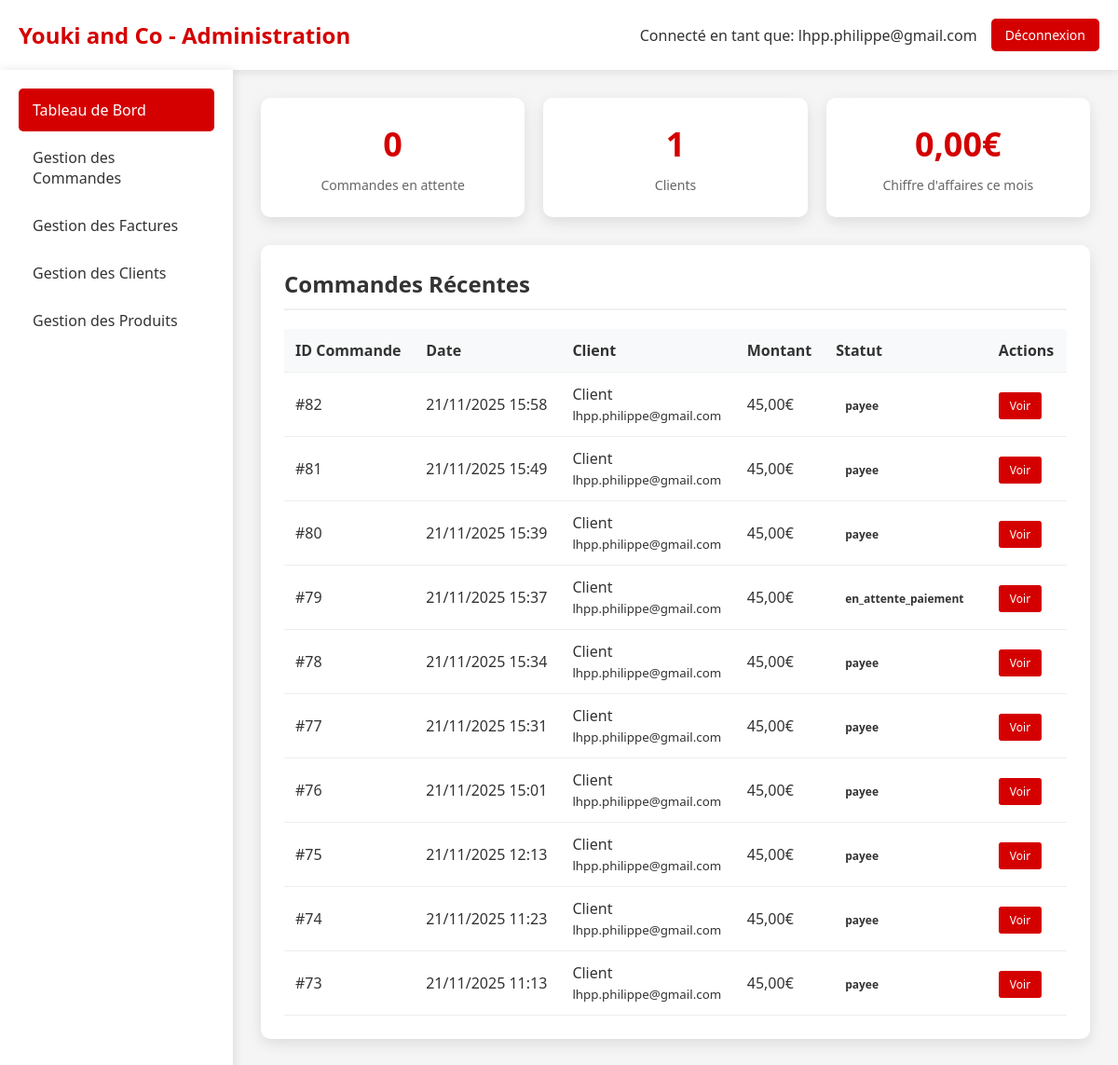
The page /admin_dashboard.php (signed in) on the database as committed earlier.
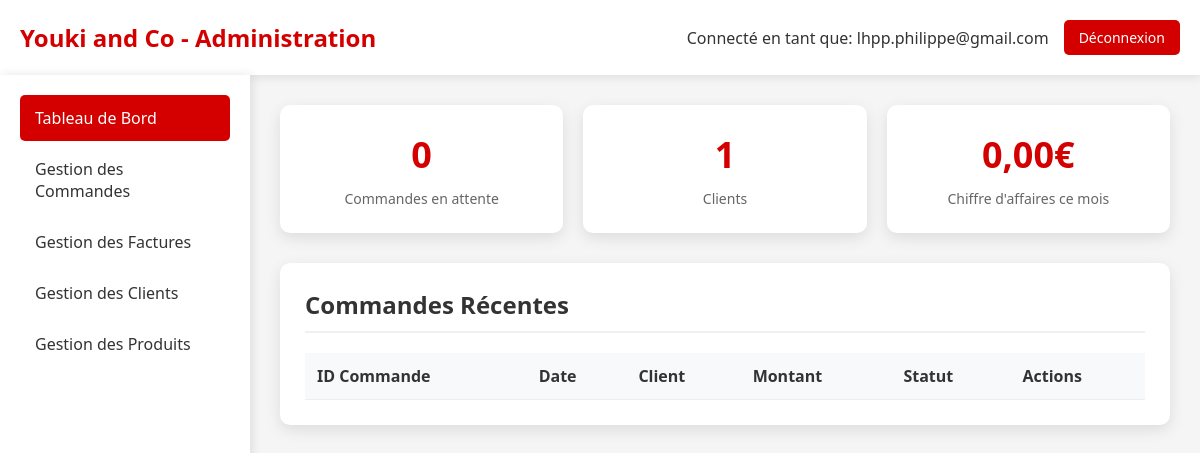
The same page on the database as committed later.
### tables this page shows
CREATE TABLE `Commande` (
  `idCommande` bigint NOT NULL,
  `idClient` bigint NOT NULL,
  `idAdresseLivraison` bigint NOT NULL,
  `idAdresseFacturation` bigint DEFAULT NULL,
  `dateCommande` datetime NOT NULL,
  `modeReglement` varchar(200) NOT NULL DEFAULT 'CB',
  `delaiLivraison` date NOT NULL,
  `fraisDePort` double NOT NULL,
  `montantTotal` double NOT NULL,
  `statut` varchar(20) NOT NULL DEFAULT 'en_attente',
  `statut_paiement` enum('en_attente','payee','echec','annulee','rembourse') DEFAULT 'en_attente',
  `idPaiement` int DEFAULT NULL
);

CREATE TABLE `Client` (
  `idClient` bigint NOT NULL,
  `email` varchar(50) NOT NULL,
  `motDePasse` varchar(1000) DEFAULT NULL,
  `nom` varchar(50) DEFAULT NULL,
  `prenom` varchar(50) DEFAULT NULL,
  `telephone` varchar(20) DEFAULT NULL,
  `email_confirme` tinyint(1) DEFAULT '0',
  `token_confirmation` varchar(64) DEFAULT NULL,
  `token_expires` datetime DEFAULT NULL,
  `type` enum('temporaire','permanent') DEFAULT 'temporaire',
  `date_creation` datetime DEFAULT CURRENT_TIMESTAMP,
  `session_id` varchar(128) DEFAULT NULL
);

### admin_dashboard.php (the view, shortened to what this page needs)
<?php
require_once 'config.php';
try {
    $pdo = new PDO("mysql:host=$host;dbname=$dbname;charset=utf8", $username, $password);
    $pdo->setAttribute(PDO::ATTR_ERRMODE, PDO::ERRMODE_EXCEPTION);
    $stmt = $pdo->query("SELECT COUNT(*) FROM Commande WHERE statut = 'en_attente'");
    $commandesEnAttente = $stmt->fetchColumn();
    $stmt = $pdo->query("SELECT COUNT(*) FROM Client WHERE type = 'permanent' OR (type IS NULL AND email NOT LIKE 'temp_%@YoukiAndCo.fr')");
    $clientsPermanents = $stmt->fetchColumn();
    $stmt = $pdo->query("SELECT SUM(montantTotal) FROM Commande WHERE MONTH(dateCommande) = MONTH(CURRENT_DATE()) AND YEAR(dateCommande) = YEAR(CURRENT_DATE())");
    $chiffreAffaires = $stmt->fetchColumn() ?? 0;
    $stmt = $pdo->query("
        SELECT c.idCommande, c.dateCommande, c.montantTotal, c.statut,
               cl.nom, cl.prenom, cl.email
        FROM Commande c
        JOIN Client cl ON c.idClient = cl.idClient
        ORDER BY c.dateCommande DESC
        LIMIT 10
    ");
    $commandesRecentes = $stmt->fetchAll(PDO::FETCH_ASSOC);
} catch (PDOException $e) {
    die("Erreur de connexion à la base de données: " . $e->getMessage());
}
?>
<!DOCTYPE html>
<html lang="fr">
<head>
</head>
<body>
    <div class="header">
        <div class="logo">
            <h1>Youki and Co - Administration</h1>
        </div>
        <div class="admin-info">
            <span>Connecté en tant que: <?= htmlspecialchars($_SESSION['admin_email']) ?></span>
            <a href="?logout=1" class="btn-logout">Déconnexion</a>
        </div>
    </div>
    <div class="container">
        <div class="sidebar">
            <a href="admin_dashboard.php" class="nav-item active">Tableau de Bord</a>
            <a href="admin_commandes.php" class="nav-item">Gestion des Commandes</a>
            <a href="admin_factures.php" class="nav-item">Gestion des Factures</a>
            <a href="admin_clients.php" class="nav-item">Gestion des Clients</a>
            <a href="admin_produits.php" class="nav-item">Gestion des Produits</a>
        </div>
        <div class="main-content">
            <div class="stats-grid">
                <div class="stat-card">
                    <div class="stat-number"><?= $commandesEnAttente ?></div>
                    <div class="stat-label">Commandes en attente</div>
                </div>
                <div class="stat-card">
                    <div class="stat-number"><?= $clientsPermanents ?></div>
                    <div class="stat-label">Clients</div>
                </div>
                <div class="stat-card">
                    <div class="stat-number"><?= number_format($chiffreAffaires, 2, ',', ' ') ?>€</div>
                    <div class="stat-label">Chiffre d'affaires ce mois</div>
                </div>
            </div>
            <div class="section">
                <h2>Commandes Récentes</h2>
                <table>
                    <thead>
                        <tr>
                            <th>ID Commande</th>
                            <th>Date</th>
                            <th>Client</th>
                            <th>Montant</th>
                            <th>Statut</th>
                            <th>Actions</th>
                        </tr>
                    </thead>
                    <tbody>
                        <?php foreach ($commandesRecentes as $commande): ?>
                        <tr>
                            <td>#<?= $commande['idCommande'] ?></td>
                            <td><?= date('d/m/Y H:i', strtotime($commande['dateCommande'])) ?></td>
                            <td><?= htmlspecialchars($commande['prenom'] . ' ' . $commande['nom']) ?><br><small><?= htmlspecialchars($commande['email']) ?></small></td>
                            <td><?= number_format($commande['montantTotal'], 2, ',', ' ') ?>€</td>
                            <td>
                                <span class="status-badge status-<?= $commande['statut'] ?>">
                                    <?= $commande['statut'] ?>
                                </span>
                            </td>
                            <td>
                                <a href="admin_commande_detail.php?id=<?= $commande['idCommande'] ?>" class="btn-action">Voir</a>
                            </td>
                        </tr>
                        <?php endforeach; ?>
                    </tbody>
                </table>
            </div>
        </div>
    </div>
</body>
</html>

### admin_dashboard.php (style rules this page uses)
* { margin: 0; padding: 0; box-sizing: border-box; }
body { font-family: 'Segoe UI', Tahoma, Geneva, Verdana, sans-serif; background: #f5f5f5; color: #333; }
.header { background: white; padding: 20px; box-shadow: 0 2px 10px rgba(0,0,0,0.1); display: flex; justify-content: space-between; align-items: center; }
.logo h1 { color: #d40000; font-size: 24px; }
.admin-info { display: flex; align-items: center; gap: 15px; }
.btn-logout { background: #d40000; color: white; padding: 8px 15px; text-decoration: none; border-radius: 5px; font-size: 14px; }
.container { display: flex; min-height: calc(100vh - 80px); }
.sidebar { width: 250px; background: white; padding: 20px; box-shadow: 2px 0 10px rgba(0,0,0,0.1); }
.nav-item { display: block; padding: 12px 15px; color: #333; text-decoration: none; border-radius: 5px; margin-bottom: 5px; transition: background 0.3s; }
.nav-item:hover, .nav-item.active { background: #d40000; color: white; }
.main-content { flex: 1; padding: 30px; }
.stats-grid { display: grid; grid-template-columns: repeat(auto-fit, minmax(250px, 1fr)); gap: 20px; margin-bottom: 30px; }
.stat-card { background: white; padding: 25px; border-radius: 10px; box-shadow: 0 5px 15px rgba(0,0,0,0.1); text-align: center; }
.stat-number { font-size: 36px; font-weight: bold; color: #d40000; margin-bottom: 10px; }
.stat-label { color: #666; font-size: 14px; }
.section { background: white; padding: 25px; border-radius: 10px; box-shadow: 0 5px 15px rgba(0,0,0,0.1); margin-bottom: 20px; }
.section h2 { margin-bottom: 20px; color: #333; border-bottom: 2px solid #f0f0f0; padding-bottom: 10px; }
table { width: 100%; border-collapse: collapse; }
th, td { padding: 12px; text-align: left; border-bottom: 1px solid #eee; }
th { background: #f8f9fa; font-weight: 600; }
.status-badge { padding: 5px 10px; border-radius: 15px; font-size: 12px; font-weight: bold; }
.btn-action { padding: 6px 12px; background: #d40000; color: white; text-decoration: none; border-radius: 3px; font-size: 12px; margin-right: 5px; }

Rows that differ between the two databases and show on the page:
removed commande: idCommande "82", dateCommande "21/11/2025 15:58", idClient.nom "Client", idClient.email "lhpp.philippe@gmail.com", montantTotal "45,00", statut "payee"
removed commande: idCommande "81", dateCommande "21/11/2025 15:49", idClient.nom "Client", idClient.email "lhpp.philippe@gmail.com", montantTotal "45,00", statut "payee"
removed commande: idCommande "80", dateCommande "21/11/2025 15:39", idClient.nom "Client", idClient.email "lhpp.philippe@gmail.com", montantTotal "45,00", statut "payee"
removed commande: idCommande "79", dateCommande "21/11/2025 15:37", idClient.nom "Client", idClient.email "lhpp.philippe@gmail.com", montantTotal "45,00", statut "en_attente_paiement"
removed commande: idCommande "78", dateCommande "21/11/2025 15:34", idClient.nom "Client", idClient.email "lhpp.philippe@gmail.com", montantTotal "45,00", statut "payee"
removed commande: idCommande "77", dateCommande "21/11/2025 15:31", idClient.nom "Client", idClient.email "lhpp.philippe@gmail.com", montantTotal "45,00", statut "payee"
removed commande: idCommande "76", dateCommande "21/11/2025 15:01", idClient.nom "Client", idClient.email "lhpp.philippe@gmail.com", montantTotal "45,00", statut "payee"
removed commande: idCommande "75", dateCommande "21/11/2025 12:13", idClient.nom "Client", idClient.email "lhpp.philippe@gmail.com", montantTotal "45,00", statut "payee"
removed commande: idCommande "74", dateCommande "21/11/2025 11:23", idClient.nom "Client", idClient.email "lhpp.philippe@gmail.com", montantTotal "45,00", statut "payee"
removed commande: idCommande "73", dateCommande "21/11/2025 11:13", idClient.nom "Client", idClient.email "lhpp.philippe@gmail.com", montantTotal "45,00", statut "payee"
